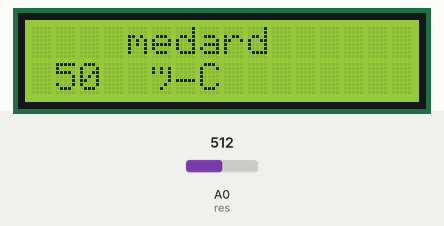
Simulated run of this sketch. Board: Arduino Uno, built with avr-gcc and run on an emulated ATmega328P. Shown: 16×2 character LCD. The inputs (shaded band) are chosen by the test bench; at power-on: A0 (res) = 512.

Above: at 1.2 s.
1.3 s: A0 (res) set to 114
At 2.4 s:
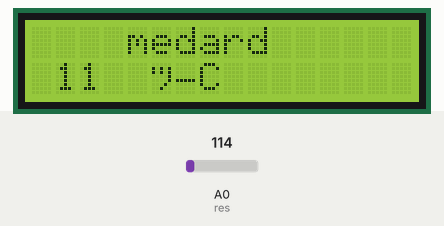
2.8 s: A0 (res) set to 97
At 3.5 s:
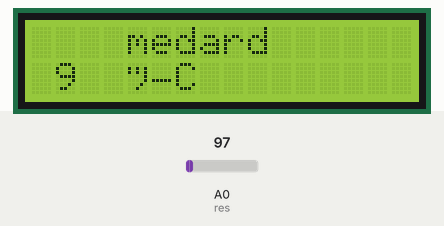
4.3 s: A0 (res) set to 122
At 4.7 s:
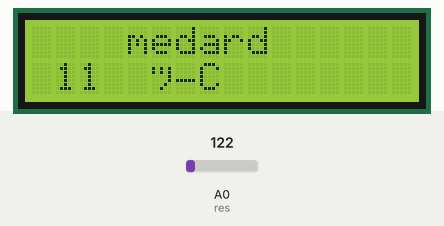
Timing chart, 0 to 7.3 s (numbered marks = the images above; inputs shaded):
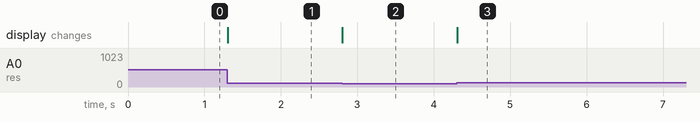

The sketch:

lcd_test.ino
```cpp
#include <LiquidCrystal.h>
LiquidCrystal lcd(8,9,4,5,6,7);
  int res=A0;
  int vx=0;
  int vxx=0;
  String ut="°C";
  void setup() {
    Serial.begin(9600);
   lcd.begin(16,2);
   pinMode(res,INPUT);


  }

  void loop() {
   vx=analogRead(res);
vxx=map(vx,0,1023,0,100);
   //vxx=(vx/4);
   lcd.setCursor(4,0);
   lcd.print ("medard");
   lcd.setCursor(1,1);
   lcd.println(vxx);
   lcd.println(ut);
  }
```

Measured:
- the behaviour switches between 103 and 102 on A0 (res) (found by bisection; images 1 and 2)
- after the input at 1.3 s, the display: changes at once (image 1)
- after the input at 2.8 s, the display: changes at once (image 2)
- after the input at 4.3 s, the display: changes at once (image 3)
